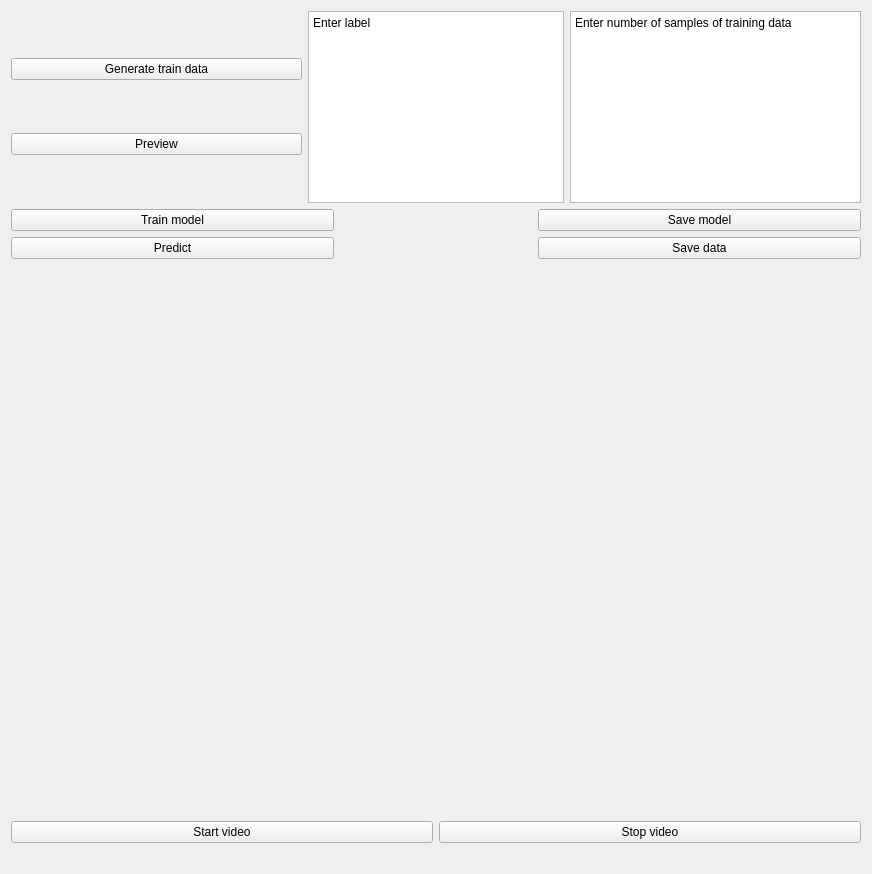
<?xml version="1.0" encoding="UTF-8"?>
<ui version="4.0">
 <class>Form</class>
 <widget class="QWidget" name="Form">
  <property name="geometry">
   <rect>
    <x>0</x>
    <y>0</y>
    <width>872</width>
    <height>874</height>
   </rect>
  </property>
  <property name="windowTitle">
   <string>Form</string>
  </property>
  <layout class="QHBoxLayout" name="horizontalLayout_4">
   <item>
    <layout class="QVBoxLayout" name="verticalLayout_4">
     <item>
      <layout class="QHBoxLayout" name="horizontalLayout_2">
       <property name="sizeConstraint">
        <enum>QLayout::SetNoConstraint</enum>
       </property>
       <item>
        <layout class="QVBoxLayout" name="verticalLayout_3">
         <property name="sizeConstraint">
          <enum>QLayout::SetNoConstraint</enum>
         </property>
         <item>
          <widget class="QPushButton" name="generateData">
           <property name="sizePolicy">
            <sizepolicy hsizetype="Minimum" vsizetype="Fixed">
             <horstretch>0</horstretch>
             <verstretch>0</verstretch>
            </sizepolicy>
           </property>
           <property name="text">
            <string>Generate train data</string>
           </property>
          </widget>
         </item>
         <item>
          <widget class="QPushButton" name="previewGenerated">
           <property name="text">
            <string>Preview</string>
           </property>
          </widget>
         </item>
        </layout>
       </item>
       <item>
        <widget class="QPlainTextEdit" name="dataLabel">
         <property name="sizePolicy">
          <sizepolicy hsizetype="Fixed" vsizetype="Minimum">
           <horstretch>0</horstretch>
           <verstretch>0</verstretch>
          </sizepolicy>
         </property>
         <property name="minimumSize">
          <size>
           <width>1</width>
           <height>28</height>
          </size>
         </property>
         <property name="toolTip">
          <string>&lt;html&gt;&lt;head/&gt;&lt;body&gt;&lt;p&gt;Enter Label for training data&lt;/p&gt;&lt;p&gt;&lt;br/&gt;&lt;/p&gt;&lt;/body&gt;&lt;/html&gt;</string>
         </property>
         <property name="plainText">
          <string>Enter label</string>
         </property>
        </widget>
       </item>
       <item>
        <widget class="QPlainTextEdit" name="dataSamples">
         <property name="sizePolicy">
          <sizepolicy hsizetype="Minimum" vsizetype="Minimum">
           <horstretch>0</horstretch>
           <verstretch>0</verstretch>
          </sizepolicy>
         </property>
         <property name="minimumSize">
          <size>
           <width>0</width>
           <height>28</height>
          </size>
         </property>
         <property name="toolTip">
          <string>&lt;html&gt;&lt;head/&gt;&lt;body&gt;&lt;p&gt;Enter number of samples of training data&lt;/p&gt;&lt;p&gt;&lt;br/&gt;&lt;/p&gt;&lt;/body&gt;&lt;/html&gt;</string>
         </property>
         <property name="plainText">
          <string>Enter number of samples of training data
</string>
         </property>
        </widget>
       </item>
      </layout>
     </item>
     <item>
      <layout class="QHBoxLayout" name="horizontalLayout_3">
       <item>
        <layout class="QVBoxLayout" name="verticalLayout">
         <item>
          <widget class="QPushButton" name="TrainModel">
           <property name="text">
            <string>Train model</string>
           </property>
          </widget>
         </item>
         <item>
          <widget class="QPushButton" name="pushButton">
           <property name="sizePolicy">
            <sizepolicy hsizetype="Minimum" vsizetype="Fixed">
             <horstretch>0</horstretch>
             <verstretch>0</verstretch>
            </sizepolicy>
           </property>
           <property name="text">
            <string>Predict</string>
           </property>
          </widget>
         </item>
        </layout>
       </item>
       <item>
        <spacer name="horizontalSpacer">
         <property name="orientation">
          <enum>Qt::Horizontal</enum>
         </property>
         <property name="sizeType">
          <enum>QSizePolicy::Preferred</enum>
         </property>
         <property name="sizeHint" stdset="0">
          <size>
           <width>198</width>
           <height>20</height>
          </size>
         </property>
        </spacer>
       </item>
       <item>
        <layout class="QVBoxLayout" name="verticalLayout_2">
         <item>
          <widget class="QPushButton" name="generateButton">
           <property name="sizePolicy">
            <sizepolicy hsizetype="Minimum" vsizetype="Fixed">
             <horstretch>0</horstretch>
             <verstretch>0</verstretch>
            </sizepolicy>
           </property>
           <property name="text">
            <string>Save model</string>
           </property>
          </widget>
         </item>
         <item>
          <widget class="QPushButton" name="saveData">
           <property name="sizePolicy">
            <sizepolicy hsizetype="Minimum" vsizetype="Fixed">
             <horstretch>0</horstretch>
             <verstretch>0</verstretch>
            </sizepolicy>
           </property>
           <property name="text">
            <string>Save data</string>
           </property>
          </widget>
         </item>
        </layout>
       </item>
      </layout>
     </item>
     <item>
      <spacer name="verticalSpacer_2">
       <property name="orientation">
        <enum>Qt::Vertical</enum>
       </property>
       <property name="sizeType">
        <enum>QSizePolicy::Minimum</enum>
       </property>
       <property name="sizeHint" stdset="0">
        <size>
         <width>20</width>
         <height>20</height>
        </size>
       </property>
      </spacer>
     </item>
     <item>
      <widget class="QLabel" name="image_frame">
       <property name="sizePolicy">
        <sizepolicy hsizetype="Expanding" vsizetype="Expanding">
         <horstretch>0</horstretch>
         <verstretch>0</verstretch>
        </sizepolicy>
       </property>
       <property name="minimumSize">
        <size>
         <width>600</width>
         <height>337</height>
        </size>
       </property>
       <property name="text">
        <string/>
       </property>
      </widget>
     </item>
     <item>
      <spacer name="verticalSpacer">
       <property name="orientation">
        <enum>Qt::Vertical</enum>
       </property>
       <property name="sizeType">
        <enum>QSizePolicy::Fixed</enum>
       </property>
       <property name="sizeHint" stdset="0">
        <size>
         <width>20</width>
         <height>40</height>
        </size>
       </property>
      </spacer>
     </item>
     <item>
      <layout class="QHBoxLayout" name="horizontalLayout">
       <item>
        <widget class="QPushButton" name="startCam">
         <property name="sizePolicy">
          <sizepolicy hsizetype="Minimum" vsizetype="Minimum">
           <horstretch>0</horstretch>
           <verstretch>0</verstretch>
          </sizepolicy>
         </property>
         <property name="text">
          <string>Start video</string>
         </property>
        </widget>
       </item>
       <item>
        <widget class="QPushButton" name="stopCam">
         <property name="sizePolicy">
          <sizepolicy hsizetype="Minimum" vsizetype="Minimum">
           <horstretch>0</horstretch>
           <verstretch>0</verstretch>
          </sizepolicy>
         </property>
         <property name="text">
          <string>Stop video</string>
         </property>
        </widget>
       </item>
      </layout>
     </item>
     <item>
      <spacer name="verticalSpacer_3">
       <property name="orientation">
        <enum>Qt::Vertical</enum>
       </property>
       <property name="sizeType">
        <enum>QSizePolicy::Fixed</enum>
       </property>
       <property name="sizeHint" stdset="0">
        <size>
         <width>20</width>
         <height>20</height>
        </size>
       </property>
      </spacer>
     </item>
    </layout>
   </item>
  </layout>
 </widget>
 <resources/>
 <connections/>
</ui>
